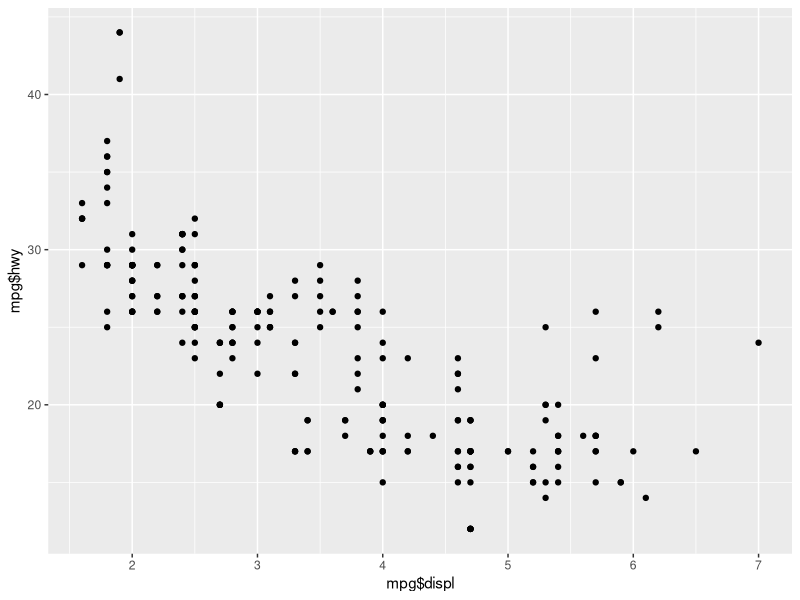
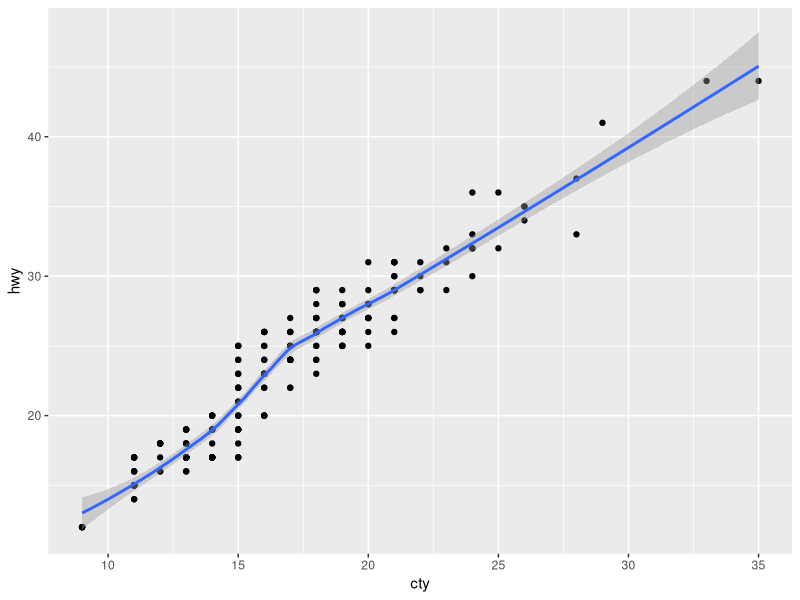
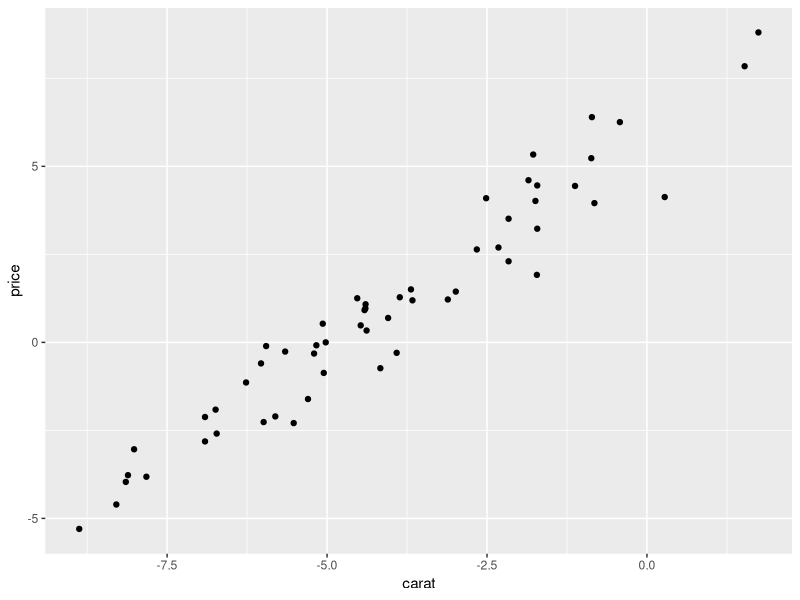
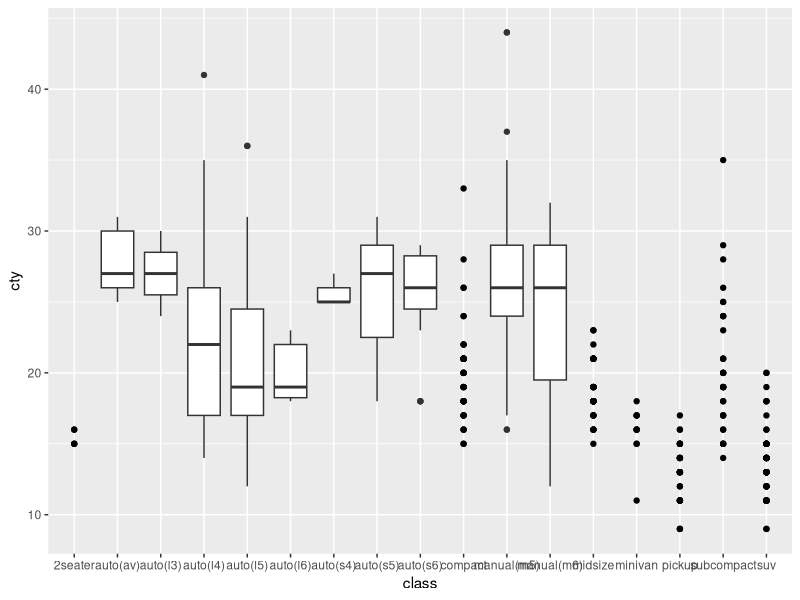

R code for these plots, in order:
## ---- chunk 1
library(tidyverse)

## ---- chunk 2

library(dplyr)
class <- mpg %>% 
  group_by(class) %>% 
  summarise(n = n(), hwy = mean(hwy))

## ---- chunk 3

ggplot(mpg) + 
  geom_point(aes(mpg$displ, mpg$hwy))

ggplot() + 
 geom_point(mapping = aes(y = hwy, x = cty), data = mpg) +
 geom_smooth(data = mpg, mapping = aes(cty, hwy))

ggplot(diamonds, aes(carat, price)) + 
  geom_point(aes(log(brainwt), log(bodywt)), data = msleep)

## ---- chunk 4

ggplot(mpg) +
  geom_point(aes(class, cty)) + 
  geom_boxplot(aes(trans, hwy))

## ---- chunk 5
mod <- loess(hwy ~ displ, data = mpg)
smoothed <- data.frame(displ = seq(1.6, 7, length = 50))
pred <- predict(mod, newdata = smoothed, se = TRUE) 
smoothed$hwy <- pred$fit
smoothed$hwy_lwr <- pred$fit - 1.96 * pred$se.fit
smoothed$hwy_upr <- pred$fit + 1.96 * pred$se.fit
